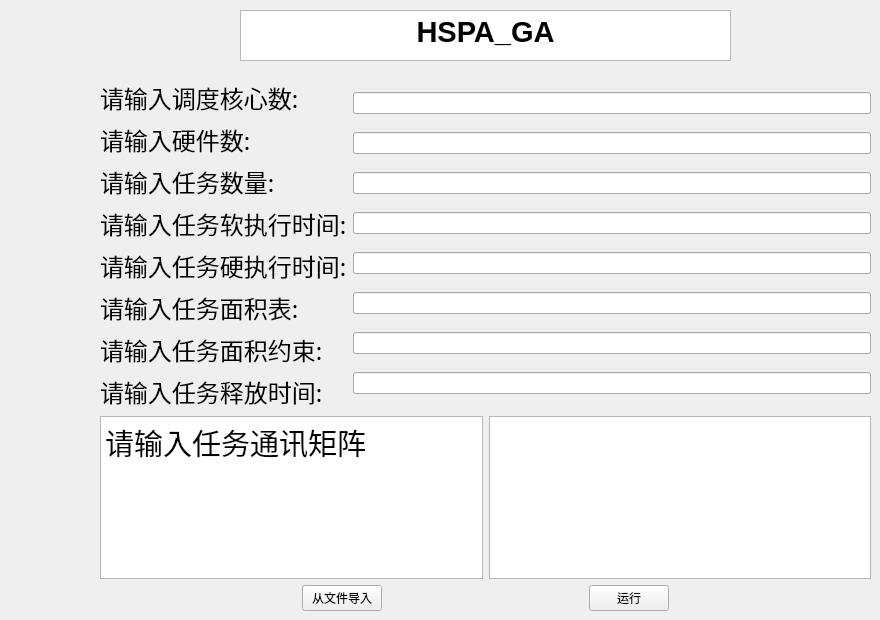
    <widget class="QWidget" name="page_9">
     <widget class="QTextBrowser" name="textBrowser_27">
      <property name="geometry">
       <rect>
        <x>240</x>
        <y>10</y>
        <width>491</width>
        <height>51</height>
       </rect>
      </property>
      <property name="styleSheet">
       <string notr="true"> pal.setColor(QPalette::Base, QColor(240,240,240));</string>
      </property>
      <property name="html">
       <string>&lt;!DOCTYPE HTML PUBLIC &quot;-//W3C//DTD HTML 4.0//EN&quot; &quot;http://www.w3.org/TR/REC-html40/strict.dtd&quot;&gt;
&lt;html&gt;&lt;head&gt;&lt;meta name=&quot;qrichtext&quot; content=&quot;1&quot; /&gt;&lt;meta charset=&quot;utf-8&quot; /&gt;&lt;style type=&quot;text/css&quot;&gt;
p, li { white-space: pre-wrap; }
hr { height: 1px; border-width: 0; }
li.unchecked::marker { content: &quot;\2610&quot;; }
li.checked::marker { content: &quot;\2612&quot;; }
&lt;/style&gt;&lt;/head&gt;&lt;body style=&quot; font-family:'Microsoft YaHei UI'; font-size:9pt; font-weight:400; font-style:normal;&quot;&gt;
&lt;p align=&quot;center&quot; style=&quot; margin-top:0px; margin-bottom:0px; margin-left:0px; margin-right:0px; -qt-block-indent:0; text-indent:0px;&quot;&gt;&lt;span style=&quot; font-size:22pt; font-weight:700;&quot;&gt;HSPA_GA&lt;/span&gt;&lt;/p&gt;&lt;/body&gt;&lt;/html&gt;</string>
      </property>
     </widget>
     <widget class="QWidget" name="layoutWidget_10">
      <property name="geometry">
       <rect>
        <x>100</x>
        <y>80</y>
        <width>771</width>
        <height>531</height>
       </rect>
      </property>
      <layout class="QVBoxLayout" name="verticalLayout_33">
       <item>
        <layout class="QHBoxLayout" name="horizontalLayout_51">
         <item>
          <layout class="QVBoxLayout" name="verticalLayout_34">
           <item>
            <widget class="QLabel" name="label_90">
             <property name="font">
              <font>
               <family>黑体</family>
               <pointsize>18</pointsize>
              </font>
             </property>
             <property name="text">
              <string>请输入调度核心数:</string>
             </property>
            </widget>
           </item>
           <item>
            <widget class="QLabel" name="label_91">
             <property name="font">
              <font>
               <family>黑体</family>
               <pointsize>18</pointsize>
              </font>
             </property>
             <property name="text">
              <string>请输入硬件数:</string>
             </property>
            </widget>
           </item>
           <item>
            <widget class="QLabel" name="label_92">
             <property name="font">
              <font>
               <family>黑体</family>
               <pointsize>18</pointsize>
              </font>
             </property>
             <property name="text">
              <string>请输入任务数量:</string>
             </property>
            </widget>
           </item>
           <item>
            <widget class="QLabel" name="label_93">
             <property name="font">
              <font>
               <family>黑体</family>
               <pointsize>18</pointsize>
              </font>
             </property>
             <property name="text">
              <string>请输入任务软执行时间:</string>
             </property>
            </widget>
           </item>
           <item>
            <widget class="QLabel" name="label_94">
             <property name="font">
              <font>
               <family>黑体</family>
               <pointsize>18</pointsize>
              </font>
             </property>
             <property name="text">
              <string>请输入任务硬执行时间:</string>
             </property>
            </widget>
           </item>
           <item>
            <widget class="QLabel" name="label_95">
             <property name="font">
              <font>
               <family>黑体</family>
               <pointsize>18</pointsize>
              </font>
             </property>
             <property name="text">
              <string>请输入任务面积表:</string>
             </property>
            </widget>
           </item>
           <item>
            <widget class="QLabel" name="label_96">
             <property name="font">
              <font>
               <family>黑体</family>
               <pointsize>18</pointsize>
              </font>
             </property>
             <property name="text">
              <string>请输入任务面积约束:</string>
             </property>
            </widget>
           </item>
           <item>
            <widget class="QLabel" name="label_97">
             <property name="font">
              <font>
               <family>黑体</family>
               <pointsize>18</pointsize>
              </font>
             </property>
             <property name="text">
              <string>请输入任务释放时间:</string>
             </property>
            </widget>
           </item>
          </layout>
         </item>
         <item>
          <layout class="QVBoxLayout" name="verticalLayout_35">
           <item>
            <widget class="QLineEdit" name="lineEdit_87"/>
           </item>
           <item>
            <widget class="QLineEdit" name="lineEdit_88"/>
           </item>
           <item>
            <widget class="QLineEdit" name="lineEdit_89"/>
           </item>
           <item>
            <widget class="QLineEdit" name="lineEdit_90"/>
           </item>
           <item>
            <widget class="QLineEdit" name="lineEdit_91"/>
           </item>
           <item>
            <widget class="QLineEdit" name="lineEdit_92"/>
           </item>
           <item>
            <widget class="QLineEdit" name="lineEdit_93"/>
           </item>
           <item>
            <widget class="QLineEdit" name="lineEdit_94"/>
           </item>
          </layout>
         </item>
        </layout>
       </item>
       <item>
        <layout class="QHBoxLayout" name="horizontalLayout_52">
         <item>
          <widget class="QTextBrowser" name="textBrowser_29">
           <property name="autoFillBackground">
            <bool>true</bool>
           </property>
           <property name="styleSheet">
            <string notr="true"> pal.setColor(QPalette::Base, QColor(240,240,240));</string>
           </property>
           <property name="html">
            <string>&lt;!DOCTYPE HTML PUBLIC &quot;-//W3C//DTD HTML 4.0//EN&quot; &quot;http://www.w3.org/TR/REC-html40/strict.dtd&quot;&gt;
&lt;html&gt;&lt;head&gt;&lt;meta name=&quot;qrichtext&quot; content=&quot;1&quot; /&gt;&lt;meta charset=&quot;utf-8&quot; /&gt;&lt;style type=&quot;text/css&quot;&gt;
p, li { white-space: pre-wrap; }
hr { height: 1px; border-width: 0; }
li.unchecked::marker { content: &quot;\2610&quot;; }
li.checked::marker { content: &quot;\2612&quot;; }
&lt;/style&gt;&lt;/head&gt;&lt;body style=&quot; font-family:'Microsoft YaHei UI'; font-size:9pt; font-weight:400; font-style:normal;&quot;&gt;
&lt;p style=&quot; margin-top:0px; margin-bottom:0px; margin-left:0px; margin-right:0px; -qt-block-indent:0; text-indent:0px;&quot;&gt;&lt;span style=&quot; font-size:22pt;&quot;&gt;请输入任务通讯矩阵&lt;/span&gt;&lt;/p&gt;&lt;/body&gt;&lt;/html&gt;</string>
           </property>
          </widget>
         </item>
         <item>
          <widget class="QPlainTextEdit" name="plainTextEdit_14"/>
         </item>
        </layout>
       </item>
       <item>
        <layout class="QHBoxLayout" name="horizontalLayout_53">
         <item>
          <spacer name="horizontalSpacer_36">
           <property name="orientation">
            <enum>Qt::Horizontal</enum>
           </property>
           <property name="sizeHint" stdset="0">
            <size>
             <width>40</width>
             <height>20</height>
            </size>
           </property>
          </spacer>
         </item>
         <item>
          <widget class="QPushButton" name="pushButton_29">
           <property name="text">
            <string>从文件导入</string>
           </property>
          </widget>
         </item>
         <item>
          <spacer name="horizontalSpacer_37">
           <property name="orientation">
            <enum>Qt::Horizontal</enum>
           </property>
           <property name="sizeHint" stdset="0">
            <size>
             <width>40</width>
             <height>20</height>
            </size>
           </property>
          </spacer>
         </item>
         <item>
          <widget class="QPushButton" name="pushButton_30">
           <property name="text">
            <string>运行</string>
           </property>
          </widget>
         </item>
         <item>
          <spacer name="horizontalSpacer_38">
           <property name="orientation">
            <enum>Qt::Horizontal</enum>
           </property>
           <property name="sizeHint" stdset="0">
            <size>
             <width>40</width>
             <height>20</height>
            </size>
           </property>
          </spacer>
         </item>
        </layout>
       </item>
      </layout>
     </widget>
    </widget>
